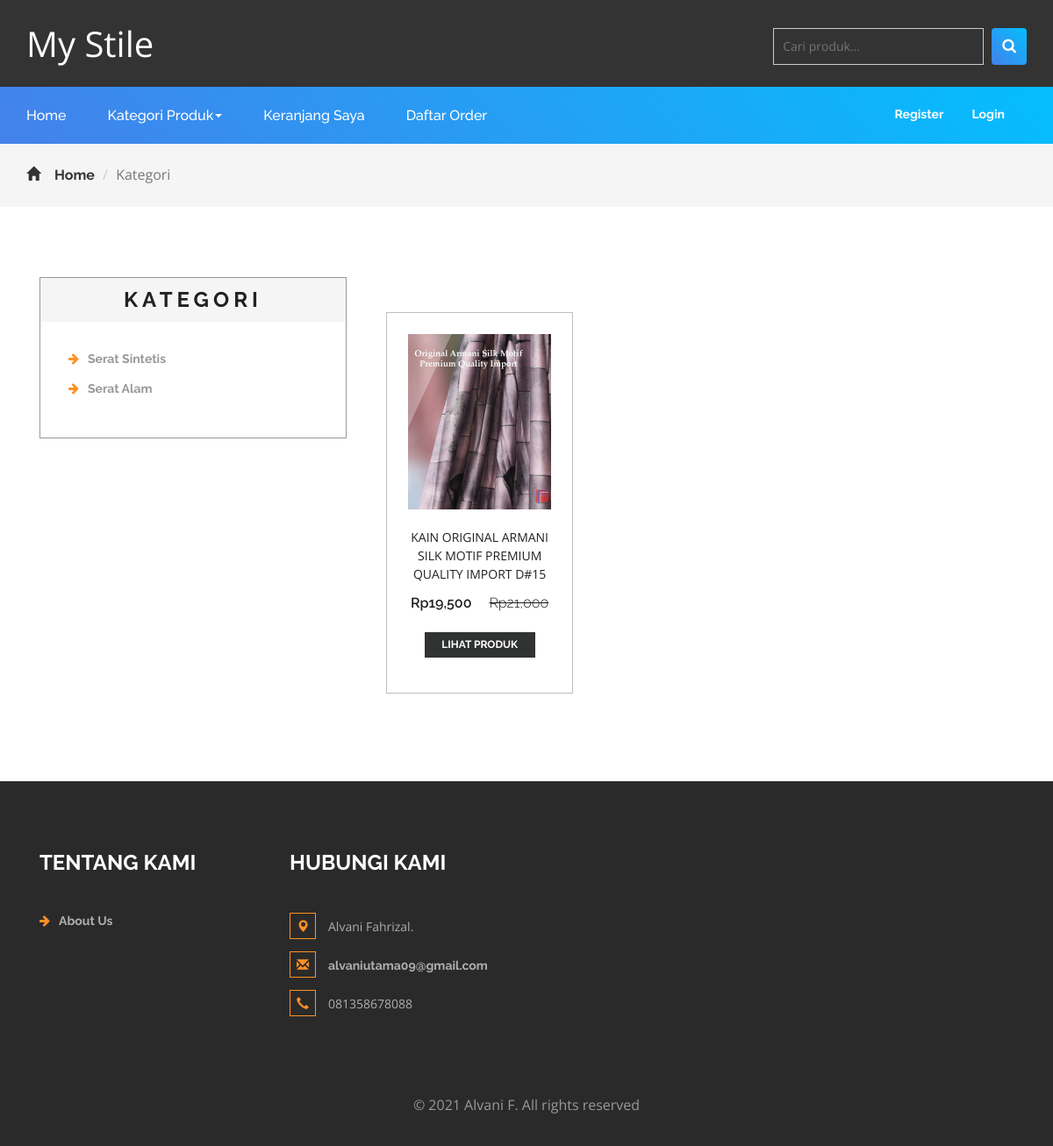
Screenshot of /kategori.php?idkategori=6 with the database file from the repository.
### tables this page shows
CREATE TABLE `kategori` (
  `idkategori` int(11) NOT NULL,
  `namakategori` varchar(20) NOT NULL,
  `tgldibuat` timestamp NOT NULL DEFAULT current_timestamp()
);

CREATE TABLE `produk` (
  `idproduk` int(11) NOT NULL,
  `idkategori` int(11) NOT NULL,
  `namaproduk` varchar(100) NOT NULL,
  `gambar` varchar(100) NOT NULL,
  `deskripsi` varchar(255) NOT NULL,
  `hargabefore` int(11) NOT NULL,
  `hargaafter` int(11) NOT NULL,
  `tgldibuat` timestamp NOT NULL DEFAULT current_timestamp()
);

### kategori.php (the view, shortened to what this page needs)
<?php
include 'dbconnect.php';
$idk = $_GET['idkategori'];
?>
<!DOCTYPE html>
<html>
<head>
<link href="css/bootstrap.css" rel="stylesheet" type="text/css" media="all" />
<link href="css/style.css" rel="stylesheet" type="text/css" media="all" />
<link href="css/font-awesome.css" rel="stylesheet">
</head>
<body>
	<div class="agileits_header">
		<div class="container">
			<div class="w3l_offers">
				<p>My Stile</p>
			</div>
			<div class="w3l_search">
				<form action="search.php" method="post">
					<input type="search" name="Search" placeholder="Cari produk...">
					<button type="submit" class="btn btn-default search" aria-label="Left Align">
						<i class="fa fa-search" aria-hidden="true"> </i>
					</button>
				</form>
			</div>
			<div class="clearfix"> </div>
		</div>
	</div>
	<div class="navigation-agileits">
		<div class="container">
			<nav class="navbar navbar-default">
				<div class="collapse navbar-collapse" id="bs-megadropdown-tabs">
					<ul class="nav navbar-nav">
						<li class="active"><a href="index.php" class="act">Home</a></li>
						<li class="dropdown">
							<a href="#" class="dropdown-toggle" data-toggle="dropdown">Kategori Produk<b class="caret"></b></a>
						</li>
						<li><a href="cart.php">Keranjang Saya</a></li>
						<li><a href="daftarorder.php">Daftar Order</a></li>
					</ul>
					<div class="agile-login">
						<ul>
							<?php
							if(!isset($_SESSION['log'])){
								echo '
								<li><a href="registered.php"> Register</a></li>
								<li><a href="login.php">Login</a></li>
								';
							}
							?>
						</ul>
					</div>
				</div>
			</nav>
		</div>
	</div>
	<div class="breadcrumbs">
		<div class="container">
			<ol class="breadcrumb breadcrumb1 animated wow slideInLeft" data-wow-delay=".5s">
				<li><a href="index.php"><span class="glyphicon glyphicon-home" aria-hidden="true"></span>Home</a></li>
				<li class="active">Kategori</li>
			</ol>
		</div>
	</div>
	<div class="products">
		<div class="container">
			<div class="col-md-4 products-left">
				<div class="categories">
					<h2>Kategori</h2>
					<ul class="cate">
						<?php
						$kat=mysqli_query($conn,"SELECT * from kategori order by idkategori ASC");
						while($p=mysqli_fetch_array($kat)){
							?>
							<li><a href="kategori.php?idkategori=<?php echo $p['idkategori'] ?>"><i class="fa fa-arrow-right" aria-hidden="true"></i><?php echo $p['namakategori'] ?></a></li>
							<?php
						}
						?>
					</ul>
				</div>
			</div>
			<div class="col-md-8 products-right">
				<div class="agile_top_brands_grids">
					<?php
					$brgs=mysqli_query($conn,"SELECT * from produk where idkategori='$idk' order by idproduk ASC");
					$x = mysqli_num_rows($brgs);
					if($x>0){
						while($p=mysqli_fetch_array($brgs)){
							?>
							<div class="col-md-4 top_brand_left">
								<div class="hover14 column">
									<div class="agile_top_brand_left_grid">
										<div class="agile_top_brand_left_grid1">
											<figure>
												<div class="snipcart-item block">
													<div class="snipcart-thumb">
														<a href="product.php?idproduk=<?php echo $p['idproduk'] ?>"><img src="<?php echo $p['gambar']?>" width="200px" height="200px"></a>
														<p><?php echo $p['namaproduk'] ?></p>
														<h4>Rp<?php echo number_format($p['hargaafter']) ?> <span>Rp<?php echo number_format($p['hargabefore']) ?></span></h4>
													</div>
													<div class="snipcart-details top_brand_home_details">
														<fieldset>
															<a href="product.php?idproduk=<?php echo $p['idproduk'] ?>"><input type="submit" class="button" value="Lihat Produk" /></a>
														</fieldset>
													</div>
												</div>
											</figure>
										</div>
									</div>
								</div>
							</div>
							<?php
						}
					} else {
						echo "Data tidak ditemukan";
					}
					?>
					<div class="clearfix"> </div>
				</div>
			</div>
		</div>
	</div>
	<div class="footer">
		<div class="container">
			<div class="w3_footer_grids">
				<div class="col-md-3 w3_footer_grid">
					<h3>Tentang Kami</h3>
					<ul class="info">
						<li><i class="fa fa-arrow-right" aria-hidden="true"></i><a href="about.php">About Us</a></li>
					</ul>
				</div>
				<div class="col-md-4 w3_footer_grid">
					<h3>Hubungi Kami</h3>
					<ul class="address">
						<li><i class="glyphicon glyphicon-map-marker" aria-hidden="true"></i>Alvani Fahrizal.</li>
						<li><i class="glyphicon glyphicon-envelope" aria-hidden="true"></i><a href="mailto:alvaniutama09@email">alvaniutama09@gmail.com</a></li>
						<li><i class="glyphicon glyphicon-earphone" aria-hidden="true"></i>081358678088</li>
					</ul>
				</div>
				<div class="clearfix"> </div>
			</div>
		</div>
		<div class="footer-copy">
			<div class="container">
				<p>© 2021 Alvani F. All rights reserved</p>
			</div>
		</div>
	</div>
	<link href="css/skdslider.css" rel="stylesheet">
</body>
</html>

### rows the page displays
kategori: namakategori "Serat Sintetis"
kategori: namakategori "Serat Alam"
produk: gambar (picture), namaproduk "KAIN ORIGINAL ARMANI SILK MOTIF PREMIUM QUALITY IMPORT D#15", hargaafter "19,500", hargabefore "21,000"
